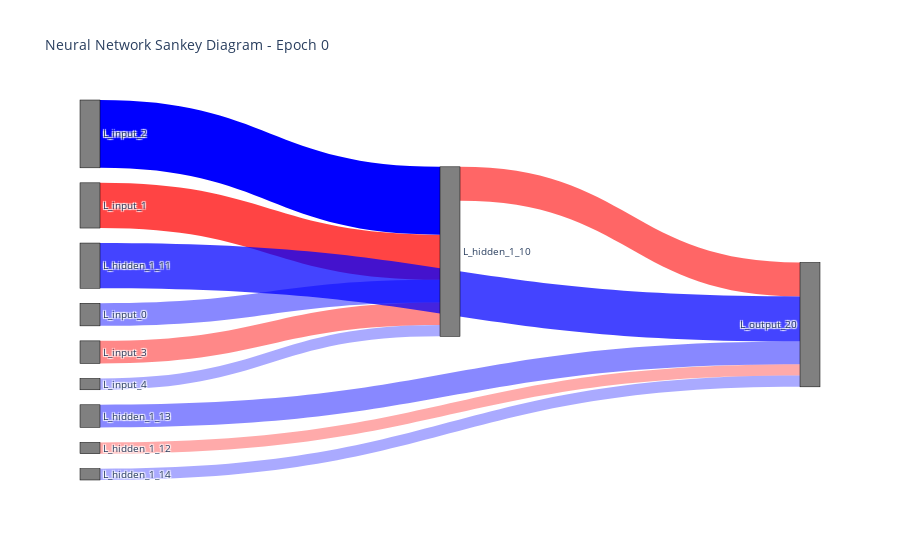

The code cell stored with this chart in its notebook:
### Code cell
import pandas as pd
import plotly.graph_objects as go

# Your connections_df DataFrame
# ... (Use your actual DataFrame here)

# Filter for the epoch you want to visualize
epoch_to_visualize = 0
df = connections_df[connections_df['epoch'] == epoch_to_visualize]

# Create unique node labels
df['source_node'] = df['source_layer'] + '_' + df['source_neuron'].astype(str)
df['target_node'] = df['target_layer'] + '_' + df['target_neuron'].astype(str)

# Combine nodes and sort them
nodes = list(set(df['source_node'].unique()).union(set(df['target_node'].unique())))

def sort_key(node_label):
    layer, neuron = node_label.rsplit('_', 1)
    neuron = int(neuron)
    layer_order = {'L_input': 0, 'L_hidden_1': 1, 'L_hidden_2': 2, 'L_output': 3}
    return (layer_order.get(layer, 99), neuron)

nodes_sorted = sorted(nodes, key=sort_key)
node_indices = {node: idx for idx, node in enumerate(nodes_sorted)}

# Update indices in df
df['source_idx'] = df['source_node'].map(node_indices)
df['target_idx'] = df['target_node'].map(node_indices)

# Prepare source, target, and weight lists
source_indices = df['source_idx'].tolist()
target_indices = df['target_idx'].tolist()
weights = df['weight'].abs().tolist()  # Use absolute values for the flows

# Assign colors to layers
layer_colors = {
    'L_input': 'lightblue',
    'L_hidden_1': 'lightgreen',
    'L_hidden_2': 'orange',
    'L_output': 'red'
}

# Map node colors based on their layer
node_colors = [layer_colors.get(node.split('_')[0], 'gray') for node in nodes_sorted]

# Normalize weights for opacity
max_weight = max(weights)
normalized_weights = [0.2 + 0.8 * (w / max_weight) for w in weights]

# Link colors with opacity
link_colors = [
    f'rgba(0,0,255,{opacity})' if w >= 0 else f'rgba(255,0,0,{opacity})'
    for w, opacity in zip(df['weight'], normalized_weights)
]

# Create the Sankey diagram
fig = go.Figure(data=[go.Sankey(
    arrangement='snap',  # Try 'perpendicular', 'freeform', 'fixed', or 'snap'
    node=dict(
        pad=15,
        thickness=20,
        line=dict(color='black', width=0.5),
        label=nodes_sorted,
        color=node_colors
    ),
    link=dict(
        source=source_indices,
        target=target_indices,
        value=weights,
        color=link_colors,
        customdata=df['weight'].tolist(),
        hovertemplate='Source: %{source.label}<br />Target: %{target.label}<br />Weight: %{customdata}<extra></extra>'
    )
)])

fig.update_layout(title_text='Neural Network Sankey Diagram - Epoch {}'.format(epoch_to_visualize), font_size=10)
fig.show()

### Figure 1 — Plotly figure (JSON) as saved in the notebook; plotly's stock layout.template omitted (floating-point values rounded to 4 significant figures)
{"data": [{"arrangement": "snap", "link": {"color": ["rgba(0,0,255,0.46666666666666673)", "rgba(255,0,0,0.7333333333333334)", "rgba(0,0,255,1.0)", "rgba(255,0,0,0.46666666666666673)", "rgba(0,0,255,0.33333333333333337)", "rgba(255,0,0,0.6000000000000001)", "rgba(0,0,255,0.7333333333333334)", "rgba(255,0,0,0.33333333333333337)", "rgba(0,0,255,0.46666666666666673)", "rgba(0,0,255,0.33333333333333337)"], "customdata": [0.1, -0.2, 0.3, -0.1, 0.05, -0.15, 0.2, -0.05, 0.1, 0.05], "hovertemplate": "Source: %{source.label}<br />Target: %{target.label}<br />Weight: %{customdata}<extra></extra>", "source": [0, 1, 2, 3, 4, 5, 6, 7, 8, 9], "target": [5, 5, 5, 5, 5, 10, 10, 10, 10, 10], "value": [0.1, 0.2, 0.3, 0.1, 0.05, 0.15, 0.2, 0.05, 0.1, 0.05]}, "node": {"color": ["gray", "gray", "gray", "gray", "gray", "gray", "gray", "gray", "gray", "gray", "gray"], "label": ["L_input_0", "L_input_1", "L_input_2", "L_input_3", "L_input_4", "L_hidden_1_10", "L_hidden_1_11", "L_hidden_1_12", "L_hidden_1_13", "L_hidden_1_14", "L_output_20"], "line": {"color": "black", "width": 0.5}, "pad": 15, "thickness": 20}, "type": "sankey"}], "layout": {"font": {"size": 10}, "title": {"text": "Neural Network Sankey Diagram - Epoch 0"}}}
